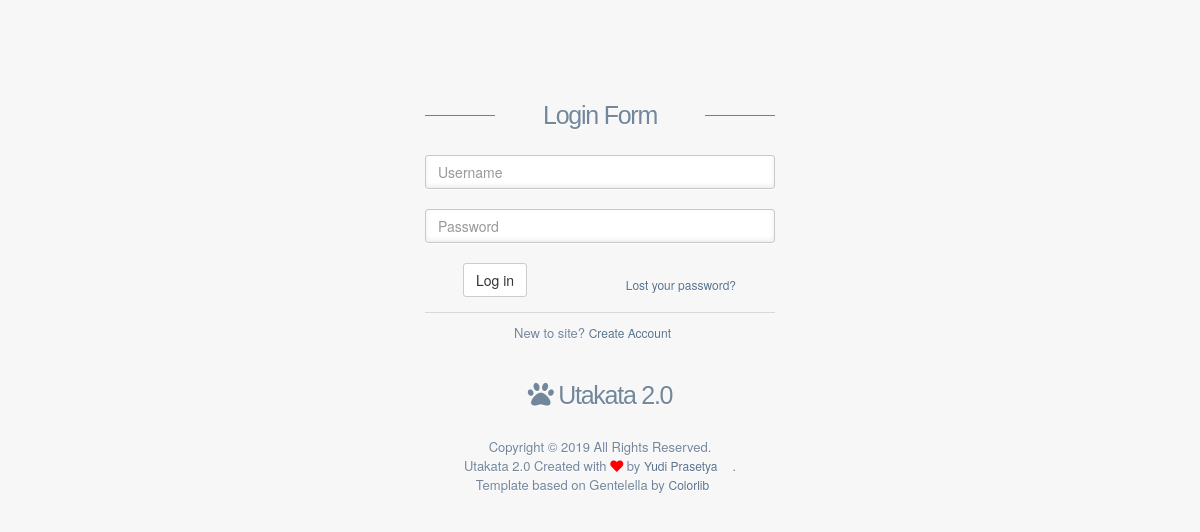
Before: /index.php/authentication with the older database file.
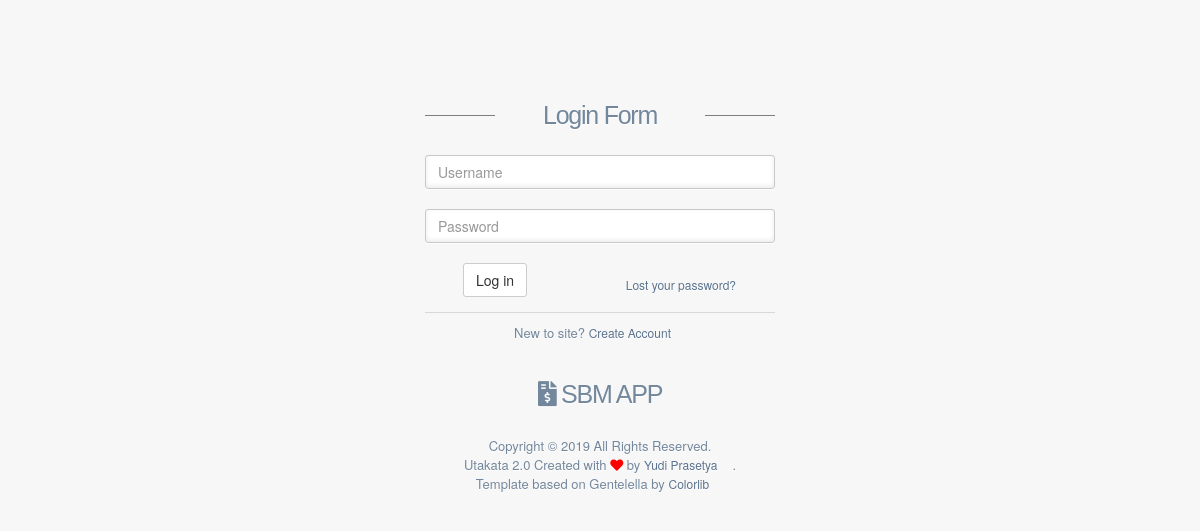
After: the same page with the newer database file.
### tables this page shows
CREATE TABLE `app_data` (
  `ID` int(11) NOT NULL,
  `NAME` varchar(250) DEFAULT NULL,
  `ICON` varchar(45) DEFAULT NULL,
  `FAVICON` text,
  `NOTES` text,
  `CREATE_DATE` datetime NOT NULL DEFAULT CURRENT_TIMESTAMP,
  `UPDATE_DATE` datetime NOT NULL DEFAULT CURRENT_TIMESTAMP ON UPDATE CURRENT_TIMESTAMP,
  `USER_ID` int(11) NOT NULL
);

### application/controllers/Authentication.php (called while the page is built, shortened)
<?php
class Authentication extends CI_Controller {
	private $data;
	public function __construct(){
		$this->load->library('session');
		$this->load->helper('url');
		$this->load->database();
		$this->load->model('user_model');
		$this->load->model('app_data_model');
		$this->data['app_data'] = $this->app_data_model->get();
		$this->data['error'] = array();
		$this->data['title'] = 'Authentication';
	}
	public function index(){
		$this->login();
	}
	public function login(){
		if(isset($_POST['login-submit'])){
			$error_info = array();
			$error_status = false;
			if($_POST['username'] == ''){
				$error_info[] = 'Username can not be null';
				$error_status = true;
			}
			if($_POST['password'] == ''){
				$error_info[] = 'Password can not be null';
				$error_status = true;
			}
			$filters = array();
			$filters[] = "A.USERNAME = '".$_POST['username']."'";
			$filters[] = "A.PASSWORD = '".md5($_POST['password'])."'";
			$filters[] = "A.STATUS = '1'";
			$data = $this->user_model->get($filters);
			if(empty($data)){
				$error_info[] = 'Wrong Username or Password!';
				$error_status = true;
			}
			if($error_status == true){
				$this->data['error'] = (object) array (
					'status'	=> $error_status,
					'info'		=> $error_info,
				);
				$this->data['subtitle'] = 'Login';
				$this->data['class'] = __CLASS__;
				$this->load->view('section_header', $this->data);
				$this->load->view('page_login');
			}else{
				foreach($data as $item){
					$data_session=array(
						'ID'=>$item->ID,
						'USERNAME'=>$item->USERNAME,
						'ROLE_ID'=>$item->BID,
						'ROLE_NAME'=>strtolower($item->ROLE_NAME),
						'PHOTO'=>$item->PHOTO_1,
						'is_logged_in'=>1
					);
				}
				$this->session->set_userdata($data_session);
				redirect('home');
			}
		}else{
			$this->data['subtitle'] = 'Login';
			$this->data['class'] = __CLASS__;
			$this->load->view('section_header', $this->data);
			$this->load->view('page_login');
		}
	}
}

### index.php (called while the page is built, shortened)
<?php
require_once BASEPATH.'core/CodeIgniter.php';

### application/models/App_data_model.php (called while the page is built, shortened)
<?php
class App_data_model extends CI_Model {
	private $_table1 = "app_data";
	public function get($filters=null, $limit=null){
		$sql = "SELECT * FROM " . $this->_table1;
		$sql .= " WHERE 1=1";
		$sql .= " ORDER BY ID ASC";
		$query = $this->db->query($sql);
		$result = $query->result();
		return $result;
	}
}

### application/views/page_login.php (the view, shortened to what this page needs)
  <body class="login">
    <div>
		<?php
			$app_name = '';
			$app_icon = '';
			if(!empty($app_data)){
				foreach($app_data as $value) {
					$app_name = $value->NAME;
					$app_icon = $value->ICON;
				}
			}
		?>
      <div class="login_wrapper">
        <div class="animate form login_form">
          <section class="login_content">
            <form action="" class="login-form" method="post">
              <h1>Login Form</h1>
              <div>
                <input type="text" class="form-control" placeholder="Username" name="username" required="" />
              </div>
              <div>
                <input type="password" class="form-control" placeholder="Password" name="password" required="" />
              </div>
              <div>
                <input class="btn btn-default submit" type="submit" id="login-submit" name="login-submit" value="Log in"/>
                <a class="reset_pass" href="#">Lost your password?</a>
              </div>
              <div class="clearfix"></div>
              <div class="separator">
                <p class="change_link">New to site?
                  <a href="#signup" class="to_register"> Create Account </a>
                </p>
                <br />
                <div>
                  <h1>
					<?php if ($app_icon != ''): ?>
						<?php echo '<i class="fa fa-'.$app_icon.'"></i>'; ?>
					<?php else: ?>
						<i class="fa fa-paw"></i>
					<?php endif; ?>
					<?php if ($app_name != ''): ?>
						<?php echo $app_name; ?>
					<?php else: ?>
						Utakata 2.0
					<?php endif; ?>
				  </h1>
                  <p>Copyright &copy; <script>document.write(new Date().getFullYear());</script> All Rights Reserved.
				  <br>Utakata 2.0 Created with <i class="fa fa-heart" aria-hidden="true" style="color:red"></i> by <a href="https://yudiprasetya.com/" title="yudiprasetya.com" target="_blank">Yudi Prasetya</a>.
				  <br>Template based on Gentelella by <a target="_blank" href="https://colorlib.com">Colorlib</a></p>
                </div>
              </div>
            </form>
          </section>
        </div>
      </div>
    </div>
  </body>
</html>

### application/views/section_header.php (shortened to what this page needs)
<!DOCTYPE html>
<html lang="en">
  <head>
    <link href="<?php echo base_url(); ?>assets/vendors/bootstrap/dist/css/bootstrap.min.css" rel="stylesheet">
	<link rel="stylesheet" href="https://use.fontawesome.com/releases/v5.5.0/css/all.css">
    <link href="<?php echo base_url(); ?>assets/vendors/bootstrap-daterangepicker/daterangepicker.css" rel="stylesheet">
    <link href="<?php echo base_url(); ?>assets/vendors/animate.css/animate.min.css" rel="stylesheet">
    <link href="<?php echo base_url(); ?>assets/css/custom.css" rel="stylesheet">
    <link href="<?php echo base_url(); ?>assets/css/style.css" rel="stylesheet">
  </head>

Changed rows visible on the page:
added app_data: NAME "SBM APP"
Other visible differences:
text no longer shown: "Utakata 2.0"
